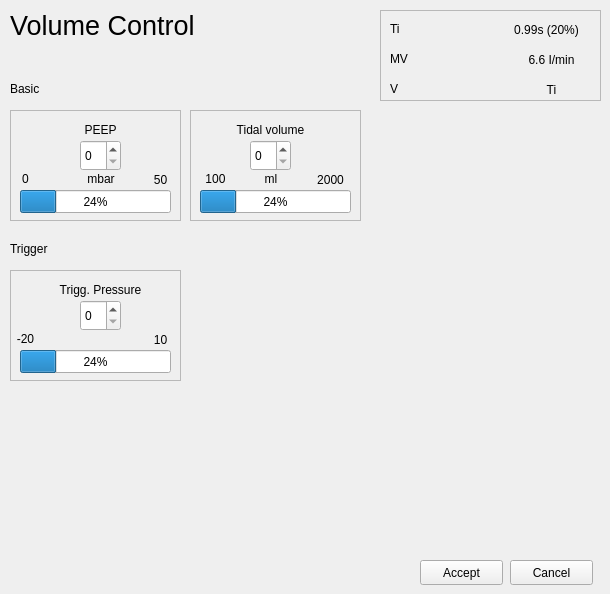
    <widget class="QWidget" name="peeptidaltriggerpage">
     <widget class="QFrame" name="frame_35">
      <property name="geometry">
       <rect>
        <x>10</x>
        <y>110</y>
        <width>171</width>
        <height>111</height>
       </rect>
      </property>
      <property name="frameShape">
       <enum>QFrame::StyledPanel</enum>
      </property>
      <property name="frameShadow">
       <enum>QFrame::Raised</enum>
      </property>
      <widget class="QLabel" name="label_196">
       <property name="geometry">
        <rect>
         <x>40</x>
         <y>10</y>
         <width>101</width>
         <height>20</height>
        </rect>
       </property>
       <property name="layoutDirection">
        <enum>Qt::LeftToRight</enum>
       </property>
       <property name="text">
        <string>PEEP</string>
       </property>
       <property name="alignment">
        <set>Qt::AlignCenter</set>
       </property>
      </widget>
      <widget class="QSpinBox" name="spinBox_17">
       <property name="geometry">
        <rect>
         <x>70</x>
         <y>30</y>
         <width>41</width>
         <height>31</height>
        </rect>
       </property>
      </widget>
      <widget class="QLabel" name="label_197">
       <property name="geometry">
        <rect>
         <x>60</x>
         <y>60</y>
         <width>62</width>
         <height>17</height>
        </rect>
       </property>
       <property name="text">
        <string>mbar</string>
       </property>
       <property name="alignment">
        <set>Qt::AlignCenter</set>
       </property>
      </widget>
      <widget class="QProgressBar" name="progressBar_27">
       <property name="geometry">
        <rect>
         <x>10</x>
         <y>80</y>
         <width>151</width>
         <height>23</height>
        </rect>
       </property>
       <property name="value">
        <number>24</number>
       </property>
      </widget>
      <widget class="QLabel" name="label_198">
       <property name="geometry">
        <rect>
         <x>130</x>
         <y>60</y>
         <width>41</width>
         <height>20</height>
        </rect>
       </property>
       <property name="text">
        <string>50</string>
       </property>
       <property name="alignment">
        <set>Qt::AlignCenter</set>
       </property>
      </widget>
      <widget class="QLabel" name="label_199">
       <property name="geometry">
        <rect>
         <x>0</x>
         <y>60</y>
         <width>31</width>
         <height>17</height>
        </rect>
       </property>
       <property name="text">
        <string>0</string>
       </property>
       <property name="alignment">
        <set>Qt::AlignCenter</set>
       </property>
      </widget>
     </widget>
     <widget class="QFrame" name="frame_36">
      <property name="geometry">
       <rect>
        <x>10</x>
        <y>270</y>
        <width>171</width>
        <height>111</height>
       </rect>
      </property>
      <property name="frameShape">
       <enum>QFrame::StyledPanel</enum>
      </property>
      <property name="frameShadow">
       <enum>QFrame::Raised</enum>
      </property>
      <widget class="QLabel" name="label_200">
       <property name="geometry">
        <rect>
         <x>40</x>
         <y>10</y>
         <width>101</width>
         <height>20</height>
        </rect>
       </property>
       <property name="layoutDirection">
        <enum>Qt::LeftToRight</enum>
       </property>
       <property name="text">
        <string>Trigg. Pressure</string>
       </property>
       <property name="alignment">
        <set>Qt::AlignCenter</set>
       </property>
      </widget>
      <widget class="QSpinBox" name="spinBox_18">
       <property name="geometry">
        <rect>
         <x>70</x>
         <y>30</y>
         <width>41</width>
         <height>31</height>
        </rect>
       </property>
      </widget>
      <widget class="QProgressBar" name="progressBar_28">
       <property name="geometry">
        <rect>
         <x>10</x>
         <y>80</y>
         <width>151</width>
         <height>23</height>
        </rect>
       </property>
       <property name="value">
        <number>24</number>
       </property>
      </widget>
      <widget class="QLabel" name="label_201">
       <property name="geometry">
        <rect>
         <x>130</x>
         <y>60</y>
         <width>41</width>
         <height>20</height>
        </rect>
       </property>
       <property name="text">
        <string>10</string>
       </property>
       <property name="alignment">
        <set>Qt::AlignCenter</set>
       </property>
      </widget>
      <widget class="QLabel" name="label_202">
       <property name="geometry">
        <rect>
         <x>0</x>
         <y>60</y>
         <width>31</width>
         <height>17</height>
        </rect>
       </property>
       <property name="text">
        <string>-20</string>
       </property>
       <property name="alignment">
        <set>Qt::AlignCenter</set>
       </property>
      </widget>
     </widget>
     <widget class="QFrame" name="frame_37">
      <property name="geometry">
       <rect>
        <x>190</x>
        <y>110</y>
        <width>171</width>
        <height>111</height>
       </rect>
      </property>
      <property name="frameShape">
       <enum>QFrame::StyledPanel</enum>
      </property>
      <property name="frameShadow">
       <enum>QFrame::Raised</enum>
      </property>
      <widget class="QLabel" name="label_203">
       <property name="geometry">
        <rect>
         <x>30</x>
         <y>10</y>
         <width>101</width>
         <height>20</height>
        </rect>
       </property>
       <property name="layoutDirection">
        <enum>Qt::LeftToRight</enum>
       </property>
       <property name="text">
        <string>Tidal volume</string>
       </property>
       <property name="alignment">
        <set>Qt::AlignCenter</set>
       </property>
      </widget>
      <widget class="QSpinBox" name="spinBox_19">
       <property name="geometry">
        <rect>
         <x>60</x>
         <y>30</y>
         <width>41</width>
         <height>31</height>
        </rect>
       </property>
      </widget>
      <widget class="QLabel" name="label_204">
       <property name="geometry">
        <rect>
         <x>50</x>
         <y>60</y>
         <width>62</width>
         <height>17</height>
        </rect>
       </property>
       <property name="text">
        <string>ml</string>
       </property>
       <property name="alignment">
        <set>Qt::AlignCenter</set>
       </property>
      </widget>
      <widget class="QProgressBar" name="progressBar_29">
       <property name="geometry">
        <rect>
         <x>10</x>
         <y>80</y>
         <width>151</width>
         <height>23</height>
        </rect>
       </property>
       <property name="value">
        <number>24</number>
       </property>
      </widget>
      <widget class="QLabel" name="label_205">
       <property name="geometry">
        <rect>
         <x>120</x>
         <y>60</y>
         <width>41</width>
         <height>20</height>
        </rect>
       </property>
       <property name="text">
        <string>2000</string>
       </property>
       <property name="alignment">
        <set>Qt::AlignCenter</set>
       </property>
      </widget>
      <widget class="QLabel" name="label_206">
       <property name="geometry">
        <rect>
         <x>10</x>
         <y>60</y>
         <width>31</width>
         <height>17</height>
        </rect>
       </property>
       <property name="text">
        <string>100</string>
       </property>
       <property name="alignment">
        <set>Qt::AlignCenter</set>
       </property>
      </widget>
     </widget>
     <widget class="QLabel" name="label_207">
      <property name="geometry">
       <rect>
        <x>10</x>
        <y>80</y>
        <width>62</width>
        <height>17</height>
       </rect>
      </property>
      <property name="text">
       <string>Basic</string>
      </property>
     </widget>
     <widget class="QLabel" name="label_208">
      <property name="geometry">
       <rect>
        <x>10</x>
        <y>240</y>
        <width>62</width>
        <height>17</height>
       </rect>
      </property>
      <property name="text">
       <string>Trigger</string>
      </property>
     </widget>
     <widget class="QPushButton" name="push_accept_ptidtr">
      <property name="geometry">
       <rect>
        <x>420</x>
        <y>560</y>
        <width>83</width>
        <height>25</height>
       </rect>
      </property>
      <property name="text">
       <string>Accept</string>
      </property>
     </widget>
     <widget class="QPushButton" name="push_cancel_ptidtr">
      <property name="geometry">
       <rect>
        <x>510</x>
        <y>560</y>
        <width>83</width>
        <height>25</height>
       </rect>
      </property>
      <property name="text">
       <string>Cancel</string>
      </property>
     </widget>
     <widget class="QFrame" name="frame_38">
      <property name="geometry">
       <rect>
        <x>380</x>
        <y>10</y>
        <width>221</width>
        <height>91</height>
       </rect>
      </property>
      <property name="frameShape">
       <enum>QFrame::StyledPanel</enum>
      </property>
      <property name="frameShadow">
       <enum>QFrame::Raised</enum>
      </property>
      <widget class="QLabel" name="label_209">
       <property name="geometry">
        <rect>
         <x>10</x>
         <y>10</y>
         <width>62</width>
         <height>17</height>
        </rect>
       </property>
       <property name="text">
        <string>Ti</string>
       </property>
      </widget>
      <widget class="QLabel" name="label_210">
       <property name="geometry">
        <rect>
         <x>10</x>
         <y>40</y>
         <width>62</width>
         <height>17</height>
        </rect>
       </property>
       <property name="text">
        <string>MV</string>
       </property>
      </widget>
      <widget class="QLabel" name="label_211">
       <property name="geometry">
        <rect>
         <x>10</x>
         <y>70</y>
         <width>62</width>
         <height>17</height>
        </rect>
       </property>
       <property name="text">
        <string>V</string>
       </property>
      </widget>
      <widget class="QLabel" name="label_212">
       <property name="geometry">
        <rect>
         <x>121</x>
         <y>10</y>
         <width>91</width>
         <height>20</height>
        </rect>
       </property>
       <property name="text">
        <string>0.99s (20%)</string>
       </property>
       <property name="alignment">
        <set>Qt::AlignCenter</set>
       </property>
      </widget>
      <widget class="QLabel" name="label_213">
       <property name="geometry">
        <rect>
         <x>131</x>
         <y>40</y>
         <width>81</width>
         <height>20</height>
        </rect>
       </property>
       <property name="text">
        <string>6.6 I/min</string>
       </property>
       <property name="alignment">
        <set>Qt::AlignCenter</set>
       </property>
      </widget>
      <widget class="QLabel" name="label_214">
       <property name="geometry">
        <rect>
         <x>131</x>
         <y>70</y>
         <width>81</width>
         <height>20</height>
        </rect>
       </property>
       <property name="text">
        <string>Ti</string>
       </property>
       <property name="alignment">
        <set>Qt::AlignCenter</set>
       </property>
      </widget>
     </widget>
     <widget class="QLabel" name="label_215">
      <property name="geometry">
       <rect>
        <x>10</x>
        <y>10</y>
        <width>221</width>
        <height>31</height>
       </rect>
      </property>
      <property name="font">
       <font>
        <pointsize>20</pointsize>
       </font>
      </property>
      <property name="text">
       <string>Volume Control</string>
      </property>
     </widget>
    </widget>
